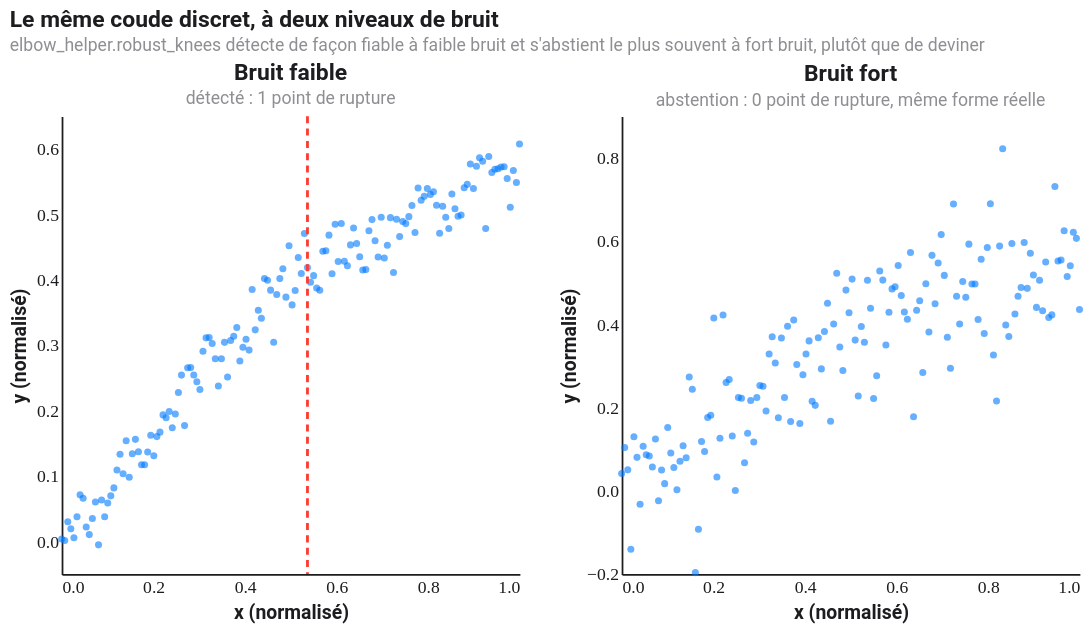

Write a Vega-Lite specification for this figure.
### Vega-Lite specification from a JSON file in a GitHub repository (floating-point values rounded to 4 significant figures; data arrays with more than 128 entries replaced by an {"elided": "..."} marker saying what was removed)
{"$schema": "https://vega.github.io/schema/vega-lite/v5.json", "config": {"background": "#FFFFFF", "font": "Roboto, Roboto Serif, Roboto Mono, system-ui, sans-serif", "view": {"stroke": null, "cornerRadius": 10}, "axis": {"domain": true, "domainColor": "#1D1D1F", "labelColor": "#1D1D1F", "titleColor": "#1D1D1F", "grid": false, "ticks": false, "labelFont": "Roboto Mono", "titleFont": "Roboto"}, "axisTop": {"domain": false, "domainColor": null, "labels": false, "ticks": false, "title": null}, "axisRight": {"domain": false, "domainColor": null, "labels": false, "ticks": false, "title": null}, "legend": {"titleFont": "Roboto", "labelFont": "Roboto", "labelColor": "#1D1D1F", "titleColor": "#1D1D1F"}, "title": {"font": "Roboto", "fontSize": 13, "color": "#1D1D1F", "subtitleFont": "Roboto", "subtitleColor": "#8E8E93", "subtitleFontSize": 10}, "line": {"strokeWidth": 2}, "point": {"filled": true, "size": 16}}, "title": {"text": "Le même coude discret, à deux niveaux de bruit", "subtitle": "elbow_helper.robust_knees détecte de façon fiable à faible bruit et s'abstient le plus souvent à fort bruit, plutôt que de deviner"}, "hconcat": [{"title": {"text": "Bruit faible", "subtitle": "détecté : 1 point de rupture"}, "width": 260, "height": 260, "layer": [{"data": {"values": {"elided": "150 records"}}, "mark": {"type": "point", "opacity": 0.6, "color": "#007AFF"}, "encoding": {"x": {"field": "x", "type": "quantitative", "title": "x (normalisé)", "scale": {"domain": [0, 1]}}, "y": {"field": "y", "type": "quantitative", "title": "y (normalisé)"}}}, {"data": {"values": [{"x": 0.5369}]}, "mark": {"type": "rule", "strokeDash": [4, 3], "strokeWidth": 1.6, "color": "#FF3B30"}, "encoding": {"x": {"field": "x", "type": "quantitative"}}}]}, {"title": {"text": "Bruit fort", "subtitle": "abstention : 0 point de rupture, même forme réelle"}, "width": 260, "height": 260, "layer": [{"data": {"values": {"elided": "150 records"}}, "mark": {"type": "point", "opacity": 0.6, "color": "#007AFF"}, "encoding": {"x": {"field": "x", "type": "quantitative", "title": "x (normalisé)", "scale": {"domain": [0, 1]}}, "y": {"field": "y", "type": "quantitative", "title": "y (normalisé)"}}}]}]}
